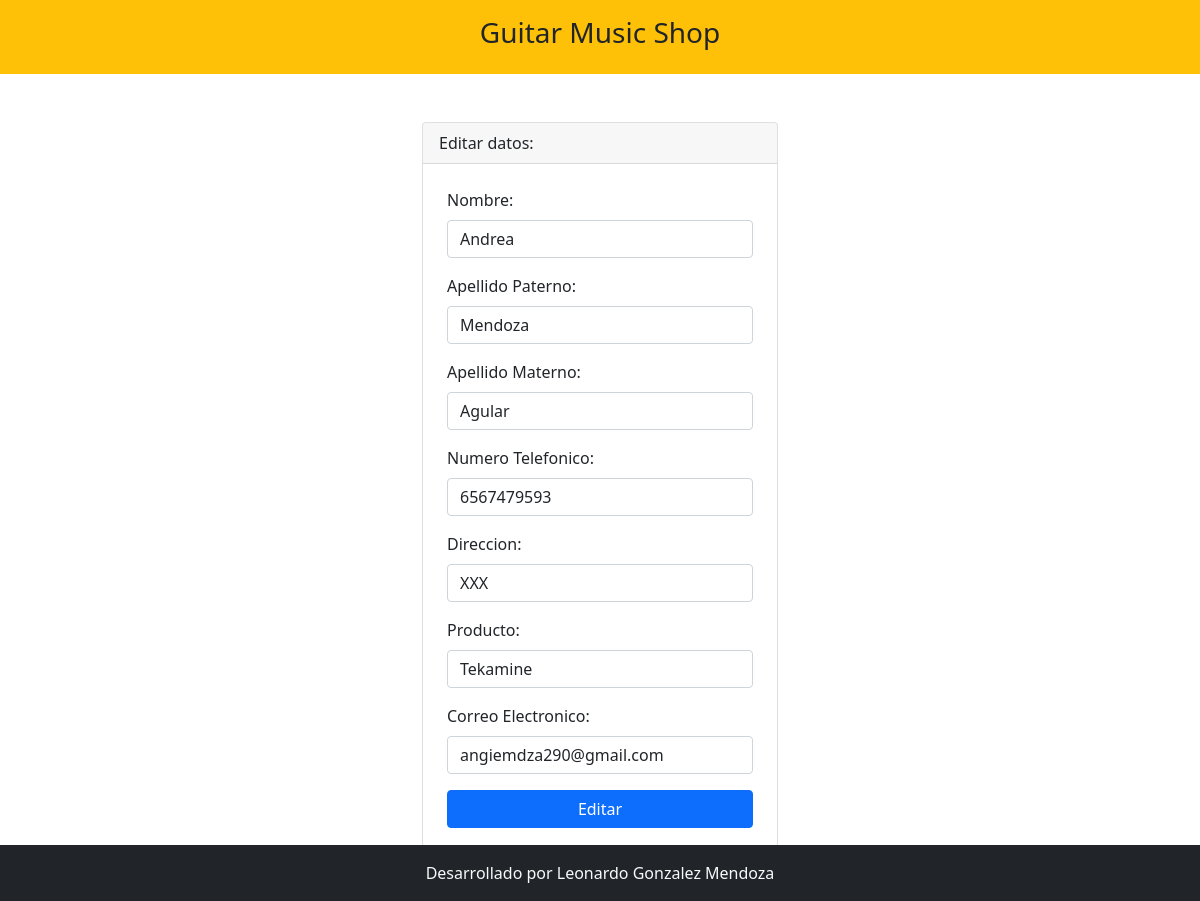
Page /editar.php?sp_id=11 on the committed database.
### tables this page shows
CREATE TABLE `cliente` (
  `sp_id` int(11) NOT NULL,
  `nombre` varchar(100) DEFAULT NULL,
  `ap_paterno` varchar(50) DEFAULT NULL,
  `ap_materno` varchar(20) DEFAULT NULL,
  `num` varchar(50) NOT NULL,
  `direccion` varchar(100) NOT NULL,
  `producto` varchar(50) NOT NULL,
  `correo` varchar(50) NOT NULL
);

### editar.php (the view, shortened to what this page needs)
<?php include 'template/header.php' ?>
<?php
    include_once 'model/conexion.php';
    $sp_id = $_GET['sp_id'];
    $sentencia = $bd->prepare("select * from cliente where sp_id = ?;");
    $sentencia->execute([$sp_id]);
    $cliente = $sentencia->fetch(PDO::FETCH_OBJ);
?>
<div class="container mt-5">
    <div class="row justify-content-center">
        <div class="col-md-4">
            <div class="card">
                <div class="card-header">
                    Editar datos:
                </div>
                <form class="p-4" method="POST" action="editarProceso.php">
                    <div class="mb-3">
                        <label class="form-label">Nombre: </label>
                        <input type="text" class="form-control" name="txtNombre" required
                        value="<?php echo $cliente->nombre; ?>">
                    </div>
                    <div class="mb-3">
                        <label class="form-label">Apellido Paterno: </label>
                        <input type="text" class="form-control" name="txta" required
                        value="<?php echo $cliente->ap_paterno; ?>">
                    </div>
                    <div class="mb-3">
                        <label class="form-label">Apellido Materno: </label>
                        <input type="text" class="form-control" name="txtam" required
                        value="<?php echo $cliente->ap_materno; ?>">
                    </div>
                    <div class="mb-3">
                        <label class="form-label">Numero Telefonico: </label>
                        <input type="text" class="form-control" name="txtt" autofocus required
                        value="<?php echo $cliente->num; ?>">
                    </div>
                    <div class="mb-3">
                        <label class="form-label">Direccion: </label>
                        <input type="text" class="form-control" name="txtd" autofocus required
                        value="<?php echo $cliente->direccion; ?>">
                    </div>
                    <div class="mb-3">
                        <label class="form-label">Producto: </label>
                        <input type="text" class="form-control" name="txtp" required
                        value="<?php echo $cliente->producto; ?>">
                    </div>
                    <div class="mb-3">
                        <label class="form-label">Correo Electronico: </label>
                        <input type="text" class="form-control" name="txtc" required
                        value="<?php echo $cliente->correo; ?>">
                    </div>
                    <div class="d-grid">
                        <input type="submit" class="btn btn-primary" value="Editar">
                    </div>
                </form>
            </div>
        </div>
    </div>
</div>
<br><br>
<?php include 'template/footer.php' ?>

### rows in the picture
cliente: txtNombre "Andrea", txta "Mendoza", txtam "Agular", txtt "6567479593", txtd "XXX", txtp "Tekamine", txtc "angiemdza290@gmail.com"
